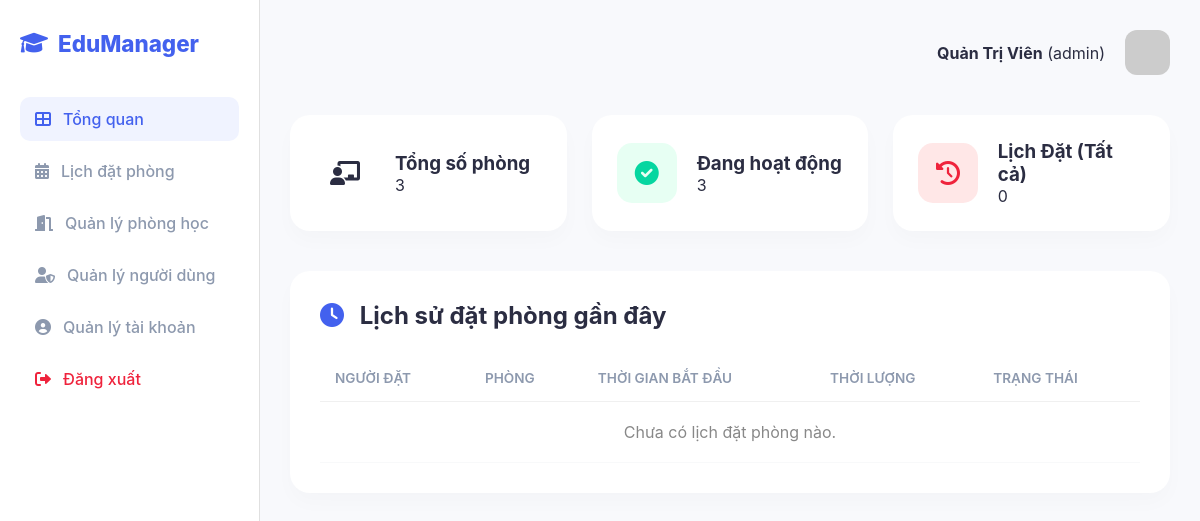
The page /dashboard (signed in) on the database as committed earlier.
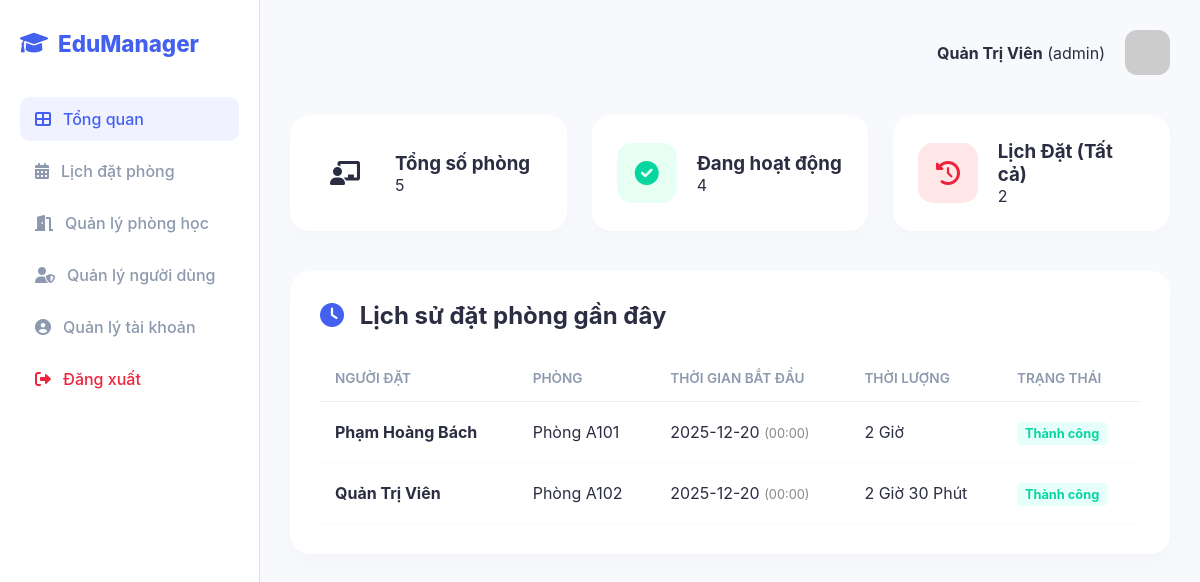
The same page on the database as committed later.
### app.py (models this page shows)
class Booking(Base):
    __tablename__ = "bookings"
    id = Column(Integer, primary_key=True, index=True)
    room_id = Column(Integer)
    user_id = Column(Integer)
    booker_name = Column(String)
    start_time = Column(String)
    duration_hours = Column(String)
    status = Column(String, default="Confirmed")

class Classroom(Base):
    __tablename__ = "classrooms"
    id = Column(Integer, primary_key=True, index=True)
    room_name = Column(String, unique=True, index=True)
    capacity = Column(Integer)
    equipment = Column(String)
    status = Column(String, default="Available")

### app.py (the view)
@app.get("/dashboard", response_class=HTMLResponse)
async def dashboard(request: Request, db: Session = Depends(get_db)):
    u = get_current_user(request, db)
    if not u: return RedirectResponse("/")
    rooms = db.query(Classroom).all()
    booking_count = db.query(Booking).count() if u.role == 'admin' else db.query(Booking).filter(Booking.user_id == u.id).count()
    bookings_db = db.query(Booking).order_by(Booking.id.desc()).limit(10).all()
    history = []
    for b in bookings_db:
        r = db.query(Classroom).filter(Classroom.id == b.room_id).first()
        history.append({"booker": b.booker_name, "room_name": r.room_name if r else "Unknown", "time": b.start_time, "duration": b.duration_hours, "status": b.status})
    return templates.TemplateResponse("index.html", {
        "request": request, "username": u.username, "full_name": u.full_name, "role": u.role,
        "classrooms": rooms, "total_rooms": len(rooms), "active_rooms": len([r for r in rooms if r.status=='Available']),
        "booking_count": booking_count, "history": history
    })

### templates/index.html (shortened to what the changed rows need)
<!DOCTYPE html>
<html lang="vi">
<head>
    <link rel="stylesheet" href="/static/style.css">
    <link rel="stylesheet" href="https://cdnjs.cloudflare.com/ajax/libs/font-awesome/6.0.0/css/all.min.css">
</head>
<body>
    <div class="container">
        <main class="main-content">
            <section class="stats-grid">
                <div class="stat-card purple" onclick="window.location.href='/room-management'" style="cursor: pointer;">
                    <div class="stat-info">
                        <h3>Tổng số phòng</h3>
                        <p>{{ total_rooms }}</p>
                    </div>
                </div>
                <div class="stat-card green" onclick="window.location.href='/room-management?filter=Available'" style="cursor: pointer;">
                    <div class="stat-info">
                        <h3>Đang hoạt động</h3>
                        <p>{{ active_rooms }}</p>
                    </div>
                </div>
                {% if role == 'admin' %}
                <div class="stat-card red" onclick="window.location.href='/booking-scheduler'" style="cursor: pointer;">
                {% else %}
                <div class="stat-card red" onclick="window.location.href='/profile'" style="cursor: pointer;">
                {% endif %}
                    <div class="stat-info">
                        <h3>Lịch Đặt ({{ 'Tất cả' if role == 'admin' else 'Của bạn' }})</h3>
                        <p>{{ booking_count }}</p>
                    </div>
                </div>
            </section>
            <section class="data-section">
                <div class="section-header">
                    <h2><i class="fas fa-clock" style="color: #4361ee; margin-right: 10px;"></i> Lịch sử đặt phòng gần đây</h2>
                </div>
                <div class="table-container">
                    <table>
                        <thead>
                            <tr>
                                <th>Người đặt</th>
                                <th>Phòng</th>
                                <th>Thời gian bắt đầu</th>
                                <th>Thời lượng</th>
                                <th>Trạng thái</th>
                            </tr>
                        </thead>
                        <tbody>
                            {% for item in history %}
                            <tr>
                                <td><strong>{{ item.booker }}</strong></td>
                                <td>{{ item.room_name }}</td>
                                <td>
                                    {{ item.time.split('T')[0] }}
                                    <span style="color:#888; font-size:0.8rem;"> ({{ item.time.split('T')[1][:5] }})</span>
                                </td>
                                <td>{{ item.duration }}</td>
                                <td>
                                    <span style="background:#e6fffa; color:#06d6a0; padding:4px 8px; border-radius:4px; font-weight:bold; font-size:0.8rem;">Thành công</span>
                                </td>
                            </tr>
                            {% else %}
                            <tr><td colspan="5" style="text-align:center; padding: 20px; color:#888;">Chưa có lịch đặt phòng nào.</td></tr>
                            {% endfor %}
                        </tbody>
                    </table>
                </div>
            </section>
        </main>
    </div>
</body>
</html>

Rows that differ between the two databases and show on the page:
added Booking: booker "Phạm Hoàng Bách", time "2025-12-20", time "00:00", duration "2 Giờ"
now on this page (row unchanged): Classroom: room_name "Phòng A101"
added Booking: booker "Quản Trị Viên", time "2025-12-20", time "00:00", duration "2 Giờ 30 Phút"
now on this page (row unchanged): Classroom: room_name "Phòng A102"
Other text that changed with them:
{{ total_rooms }}: "3" → "5"
{{ active_rooms }}: "3" → "4"
{{ booking_count }}: "0" → "2"
new list line: "( ) Thành công"
text no longer shown: "Chưa có lịch đặt phòng nào."
